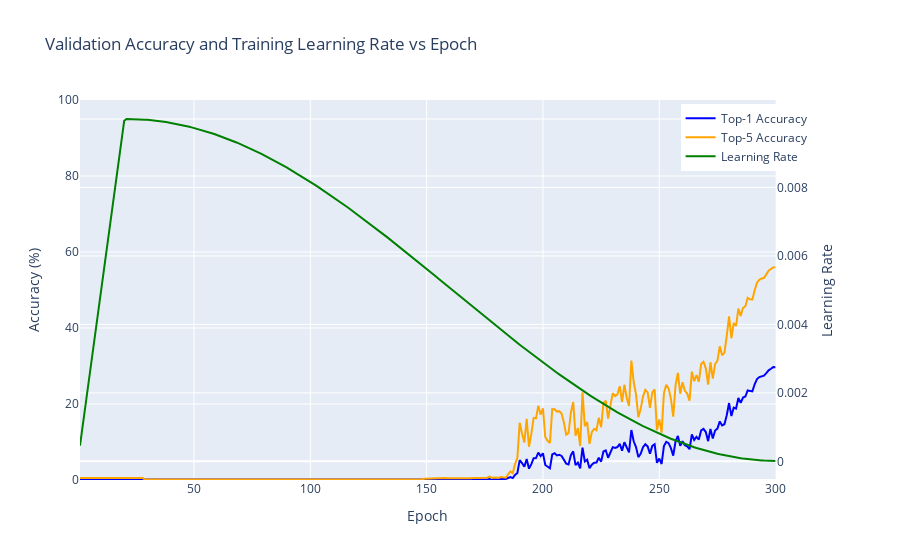

Write notebook code for a chart like this one.
### Code cell
# SEBNet Adam, LR 1e-02
log_file_path = '/home/robert.breslin/alessandro/paper_2/mmpretrain/work_dirs/pretrain01_staged_lr_adamw_1xb64_in1k/20250721_170637/20250721_170637.log'
epochs, top1, top5, lrs = parse_log_file(log_file_path)
plot_accuracies_and_lr_interactive(epochs, top1, top5, lrs)

### Figure 1 — Plotly figure (JSON) as saved in the notebook; plotly's stock layout.template omitted (floating-point values rounded to 4 significant figures; data arrays with more than 128 entries replaced by an {"elided": "..."} marker saying what was removed)
{"data": [{"line": {"color": "blue"}, "name": "Top-1 Accuracy", "type": "scatter", "x": {"elided": "300 int values"}, "xaxis": "x", "y": {"elided": "300 float values"}, "yaxis": "y"}, {"line": {"color": "orange"}, "name": "Top-5 Accuracy", "type": "scatter", "x": {"elided": "300 int values"}, "xaxis": "x", "y": {"elided": "300 float values"}, "yaxis": "y"}, {"line": {"color": "green"}, "name": "Learning Rate", "type": "scatter", "x": {"elided": "300 int values"}, "xaxis": "x", "y": {"elided": "300 float values"}, "yaxis": "y2"}], "layout": {"hovermode": "x unified", "legend": {"x": 0.99, "xanchor": "right", "y": 0.99, "yanchor": "top"}, "title": {"text": "Validation Accuracy and Training Learning Rate vs Epoch"}, "xaxis": {"anchor": "y", "domain": [0, 0.94], "title": {"text": "Epoch"}}, "yaxis": {"anchor": "x", "domain": [0, 1], "range": [0, 100], "title": {"text": "Accuracy (%)"}}, "yaxis2": {"anchor": "x", "overlaying": "y", "side": "right", "title": {"text": "Learning Rate"}}}}
